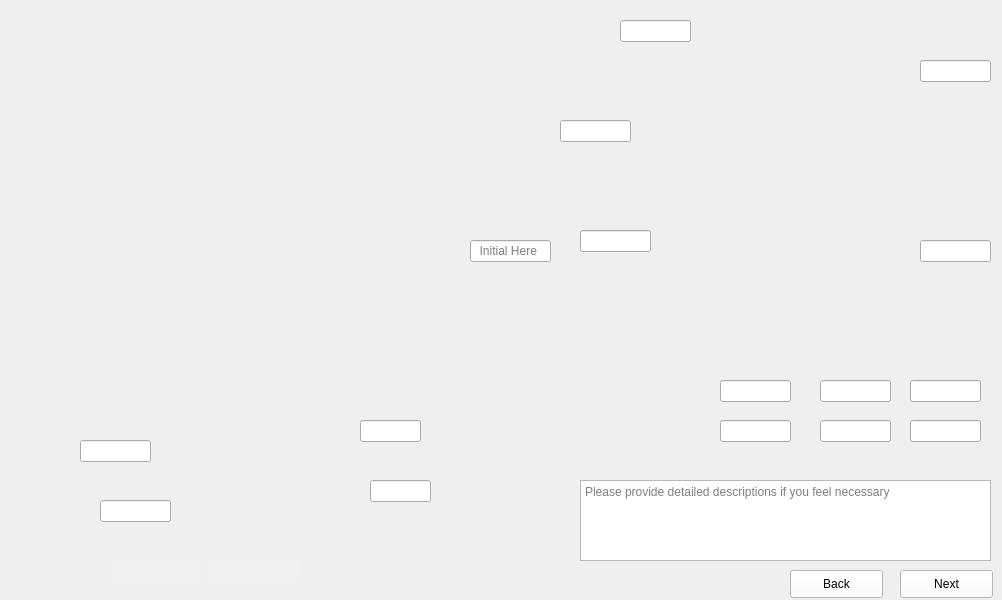
      <widget class="QWidget" name="Mount_Subwafers">
       <property name="maximumSize">
        <size>
         <width>1024</width>
         <height>600</height>
        </size>
       </property>
       <property name="styleSheet">
        <string notr="true">border-image: url(:/images/images/Mount_Subwafers.png);</string>
       </property>
       <widget class="QTextEdit" name="Mount_Subwafers_Data13_Comments">
        <property name="geometry">
         <rect>
          <x>580</x>
          <y>480</y>
          <width>411</width>
          <height>81</height>
         </rect>
        </property>
        <property name="styleSheet">
         <string notr="true">border-image:None;</string>
        </property>
        <property name="placeholderText">
         <string>Please provide detailed descriptions if you feel necessary </string>
        </property>
       </widget>
       <widget class="QLineEdit" name="Mount_Subwafers_Data1">
        <property name="geometry">
         <rect>
          <x>910</x>
          <y>420</y>
          <width>71</width>
          <height>22</height>
         </rect>
        </property>
        <property name="styleSheet">
         <string notr="true">border-image:None;</string>
        </property>
       </widget>
       <widget class="QLineEdit" name="Mount_Subwafers_Data2_Special">
        <property name="geometry">
         <rect>
          <x>820</x>
          <y>420</y>
          <width>71</width>
          <height>22</height>
         </rect>
        </property>
        <property name="styleSheet">
         <string notr="true">border-image:None;</string>
        </property>
       </widget>
       <widget class="QLineEdit" name="Mount_Subwafers_Data3">
        <property name="geometry">
         <rect>
          <x>720</x>
          <y>420</y>
          <width>71</width>
          <height>22</height>
         </rect>
        </property>
        <property name="styleSheet">
         <string notr="true">border-image:None;</string>
        </property>
       </widget>
       <widget class="QLineEdit" name="Mount_Subwafers_Data4">
        <property name="geometry">
         <rect>
          <x>720</x>
          <y>380</y>
          <width>71</width>
          <height>22</height>
         </rect>
        </property>
        <property name="styleSheet">
         <string notr="true">border-image:None;</string>
        </property>
       </widget>
       <widget class="QLineEdit" name="Mount_Subwafers_Data5_Special">
        <property name="geometry">
         <rect>
          <x>820</x>
          <y>380</y>
          <width>71</width>
          <height>22</height>
         </rect>
        </property>
        <property name="styleSheet">
         <string notr="true">border-image:None;</string>
        </property>
       </widget>
       <widget class="QLineEdit" name="Mount_Subwafers_Data6">
        <property name="geometry">
         <rect>
          <x>910</x>
          <y>380</y>
          <width>71</width>
          <height>22</height>
         </rect>
        </property>
        <property name="styleSheet">
         <string notr="true">border-image:None;</string>
        </property>
       </widget>
       <widget class="QLineEdit" name="Mount_Subwafers_Data7">
        <property name="geometry">
         <rect>
          <x>920</x>
          <y>240</y>
          <width>71</width>
          <height>22</height>
         </rect>
        </property>
        <property name="styleSheet">
         <string notr="true">border-image:None;</string>
        </property>
       </widget>
       <widget class="QLineEdit" name="Mount_Subwafers_Data8">
        <property name="geometry">
         <rect>
          <x>920</x>
          <y>60</y>
          <width>71</width>
          <height>22</height>
         </rect>
        </property>
        <property name="styleSheet">
         <string notr="true">border-image:None;</string>
        </property>
       </widget>
       <widget class="QLineEdit" name="Mount_Subwafers_Data9">
        <property name="geometry">
         <rect>
          <x>620</x>
          <y>20</y>
          <width>71</width>
          <height>22</height>
         </rect>
        </property>
        <property name="styleSheet">
         <string notr="true">border-image:None;</string>
        </property>
       </widget>
       <widget class="QLineEdit" name="Mount_Subwafers_Data10">
        <property name="geometry">
         <rect>
          <x>560</x>
          <y>120</y>
          <width>71</width>
          <height>22</height>
         </rect>
        </property>
        <property name="styleSheet">
         <string notr="true">border-image:None;</string>
        </property>
       </widget>
       <widget class="QLineEdit" name="Mount_Subwafers_Data11">
        <property name="geometry">
         <rect>
          <x>580</x>
          <y>230</y>
          <width>71</width>
          <height>22</height>
         </rect>
        </property>
        <property name="styleSheet">
         <string notr="true">border-image:None;</string>
        </property>
       </widget>
       <widget class="QLineEdit" name="Mount_Subwafers_Data12">
        <property name="geometry">
         <rect>
          <x>360</x>
          <y>420</y>
          <width>61</width>
          <height>22</height>
         </rect>
        </property>
        <property name="styleSheet">
         <string notr="true">border-image:None;</string>
        </property>
       </widget>
       <widget class="QLineEdit" name="Mount_Subwafers_Data13">
        <property name="geometry">
         <rect>
          <x>370</x>
          <y>480</y>
          <width>61</width>
          <height>22</height>
         </rect>
        </property>
        <property name="styleSheet">
         <string notr="true">border-image:None;</string>
        </property>
       </widget>
       <widget class="QLineEdit" name="Mount_Subwafers_Data14">
        <property name="geometry">
         <rect>
          <x>100</x>
          <y>500</y>
          <width>71</width>
          <height>22</height>
         </rect>
        </property>
        <property name="styleSheet">
         <string notr="true">border-image:None;</string>
        </property>
       </widget>
       <widget class="QLineEdit" name="Mount_Subwafers_Data15">
        <property name="geometry">
         <rect>
          <x>80</x>
          <y>440</y>
          <width>71</width>
          <height>22</height>
         </rect>
        </property>
        <property name="styleSheet">
         <string notr="true">border-image:None;</string>
        </property>
       </widget>
       <widget class="QPushButton" name="Mount_Subwafers_Data13_Next">
        <property name="geometry">
         <rect>
          <x>900</x>
          <y>570</y>
          <width>93</width>
          <height>28</height>
         </rect>
        </property>
        <property name="styleSheet">
         <string notr="true">QPushButton{
background-color: rgb(255, 255, 255);
height: 35px;
border-image:None;
}
QPushButton::hover{
background-color: rgb(0, 0, 255);
}
QPushButton:pressed{
padding-top:7px;
padding-top:7px;
}</string>
        </property>
        <property name="text">
         <string>Next</string>
        </property>
       </widget>
       <widget class="QPushButton" name="Mount_Subwafers_Back">
        <property name="geometry">
         <rect>
          <x>790</x>
          <y>570</y>
          <width>93</width>
          <height>28</height>
         </rect>
        </property>
        <property name="styleSheet">
         <string notr="true">QPushButton{
background-color: rgb(255, 255, 255);
height: 35px;
border-image:None;
}
QPushButton::hover{
background-color: rgb(0, 0, 255);
}
QPushButton:pressed{
padding-top:7px;
padding-top:7px;
}</string>
        </property>
        <property name="text">
         <string>Back</string>
        </property>
       </widget>
       <widget class="QLineEdit" name="Mount_Subwafers_Initial">
        <property name="geometry">
         <rect>
          <x>210</x>
          <y>560</y>
          <width>91</width>
          <height>22</height>
         </rect>
        </property>
        <property name="styleSheet">
         <string notr="true">QLineEdit{
background-color: rgb(240, 240, 240);
border: none;
border-image:None;
}</string>
        </property>
       </widget>
       <widget class="QLineEdit" name="Mount_Subwafers_Dates">
        <property name="geometry">
         <rect>
          <x>110</x>
          <y>560</y>
          <width>91</width>
          <height>22</height>
         </rect>
        </property>
        <property name="styleSheet">
         <string notr="true">QLineEdit{
background-color: rgb(240, 240, 240);
border: none;
border-image:None;
}</string>
        </property>
       </widget>
       <widget class="QLineEdit" name="Mount_Subwafers_Data0">
        <property name="geometry">
         <rect>
          <x>470</x>
          <y>240</y>
          <width>81</width>
          <height>22</height>
         </rect>
        </property>
        <property name="styleSheet">
         <string notr="true">border-image:None;</string>
        </property>
        <property name="placeholderText">
         <string>  Initial Here</string>
        </property>
       </widget>
      </widget>
